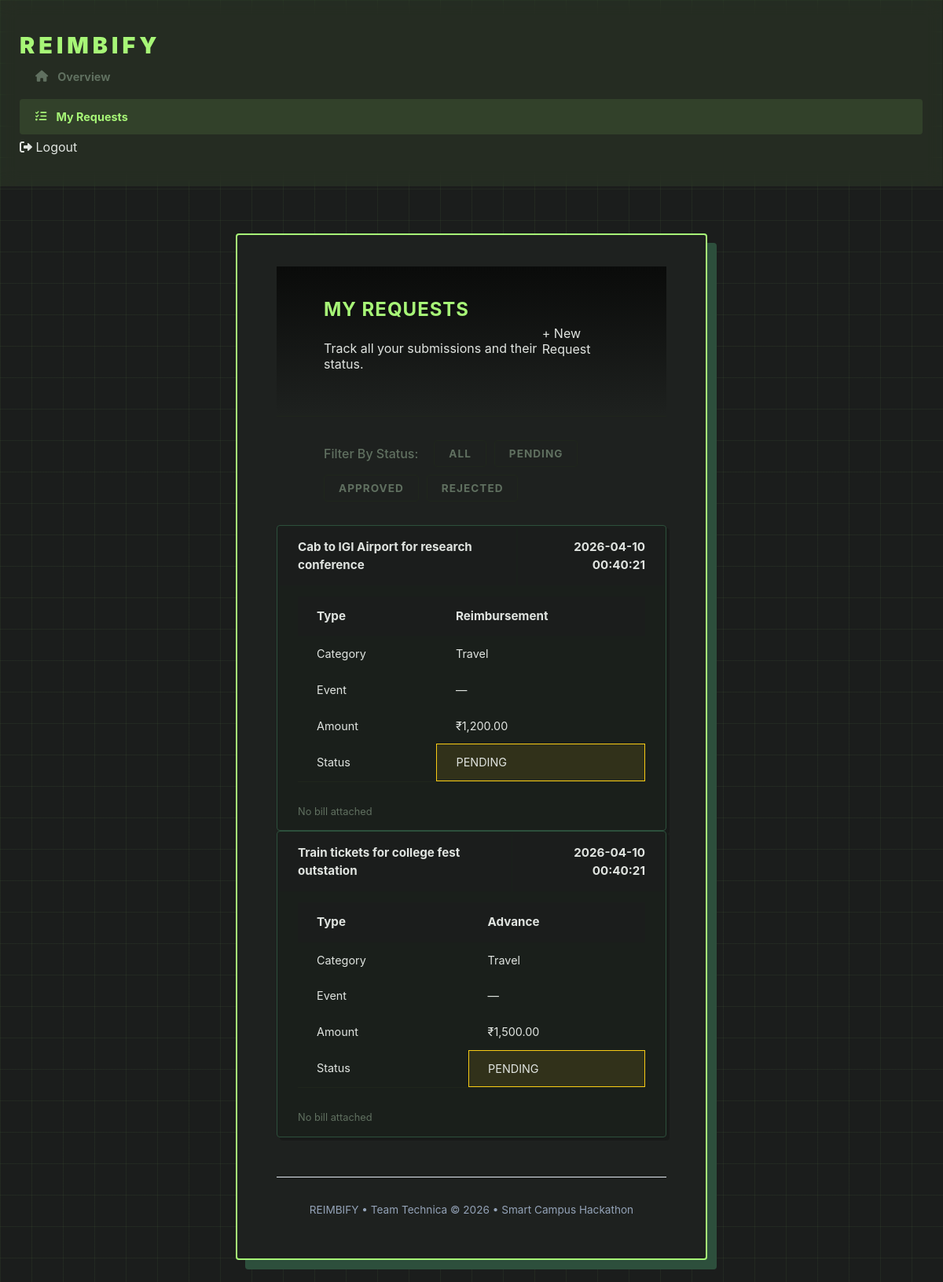
The page /student/my-requests?status=pending (signed in) on the database its author committed.
### tables this page shows
CREATE TABLE requests (
    id            INTEGER PRIMARY KEY AUTOINCREMENT,
    user_id       INTEGER NOT NULL,                   -- which student made this request
    type          TEXT    NOT NULL
                  CHECK(type IN ('reimbursement','advance')),
    amount        REAL    NOT NULL,                   -- amount in rupees
    category      TEXT    NOT NULL,                   -- must match a budget category
    event         TEXT    DEFAULT'N/A',
    description   TEXT,                              -- what was the expense for
    status        TEXT    NOT NULL DEFAULT 'pending'
                  CHECK(status IN ('pending','approved','rejected','modification_requested')),
    admin_comment TEXT,                              -- admin's note when reviewing
    created_at    DATETIME DEFAULT CURRENT_TIMESTAMP,
    updated_at    DATETIME DEFAULT CURRENT_TIMESTAMP,
    FOREIGN KEY (user_id) REFERENCES users(id) ON DELETE CASCADE
);

### app.py (the view)
@app.route('/student/my-requests')
def student_my_requests():
    if not login_required('student'):
        return redirect(url_for('login'))
    user_id       = session['user_id']
    all_requests  = get_student_requests(user_id)  # fetch everything first
    pending_count = get_pending_requests_count(user_id)
    stats         = get_request_stats(user_id)
    status_filter = request.args.get('status', 'all')
    if status_filter and status_filter != 'all':
        requests = [r for r in all_requests if r['status'] == status_filter]
    else:
        requests = all_requests  # no filter — show everything
    return render_template(
        'student/my_requests.html',
        user_name     = session['user_name'],
        requests      = requests,
        pending_count = pending_count,
        stats         = stats
    )

### app.py (called while the page is built)
def login_required(role):
    if not session.get('logged_in'):
        return False
    if isinstance(role, list):
        return session.get('role') in role
    return session.get('role') == role

### database.py (called while the page is built)
def get_db():
    conn = sqlite3.connect(DB_PATH)
    conn.row_factory = sqlite3.Row  # makes rows behave like dictionaries
    conn.execute("PRAGMA foreign_keys = ON")  # enforce foreign keys
    return conn

def get_student_requests(user_id):
    conn = get_db()
    requests = conn.execute(
        """
        SELECT r.*, b.file_path AS bill_path
        FROM requests r
        LEFT JOIN bills b ON b.request_id = r.id
        WHERE r.user_id = ?
        GROUP BY r.id
        ORDER BY r.created_at DESC
        """,
        (user_id,)
    ).fetchall()
    conn.close()
    return [dict(r) for r in requests]

def get_pending_requests_count(user_id):
    conn = get_db()
    count = conn.execute(
        "SELECT COUNT(*) FROM requests WHERE user_id = ? AND status = 'pending'",
        (user_id,)
    ).fetchone()[0]
    conn.close()
    return count

def get_request_stats(user_id):
    conn = get_db()
    row = conn.execute(
        """
        SELECT
            SUM(CASE WHEN status = 'pending'  THEN 1 ELSE 0 END) AS pending,
            SUM(CASE WHEN status = 'approved' THEN 1 ELSE 0 END) AS approved,
            SUM(CASE WHEN status = 'rejected' THEN 1 ELSE 0 END) AS rejected
        FROM requests
        WHERE user_id = ?
        """,
        (user_id,)
    ).fetchone()
    conn.close()
    return {
        "pending":  row["pending"]  or 0,
        "approved": row["approved"] or 0,
        "rejected": row["rejected"] or 0
    }

### templates/student/my_requests.html (shortened to what this page needs)
<!DOCTYPE html>
<html lang="en">
<head>
    <link rel="stylesheet" href="{{ url_for('static', filename='style.css') }}">
    <link rel="stylesheet" href="https://cdnjs.cloudflare.com/ajax/libs/font-awesome/6.0.0/css/all.min.css">
</head>
<body class="requests-layout">
    <div class="sidebar">
        <div>
            <a href="/student/dashboard" class="logo">REIMBIFY</a>
            <a href="/student/dashboard" class="nav-link">
                <i class="fas fa-home"></i> Overview
            </a>
            <a href="/student/my-requests" class="nav-link active">
                <i class="fas fa-tasks"></i> My Requests
            </a>
        </div>
        <a href="/logout" class="logout-btn">
            <i class="fas fa-sign-out-alt"></i> Logout
        </a>
    </div>
    <div class="main-wrapper">
        <div class="container">
            <div class="header">
                <div>
                    <h2>My Requests</h2>
                    <p>Track all your submissions and their status.</p>
                </div>
                <a href="/student/new-request" class="btn-new">
                    + New Request
                </a>
            </div>
            <div class="filter-section">
                <span class="filter-label">Filter By Status:</span>
                <a href="{{ url_for('student_my_requests', status='all') }}">
                    <button class="filter-btn">All</button>
                </a>
                <a href="{{ url_for('student_my_requests', status='pending') }}">
                    <button class="filter-btn">Pending</button>
                </a>
                <a href="{{ url_for('student_my_requests', status='approved') }}">
                    <button class="filter-btn">Approved</button>
                </a>
                <a href="{{ url_for('student_my_requests', status='rejected') }}">
                    <button class="filter-btn">Rejected</button>
                </a>
            </div>
            {% if requests %}
                {% for r in requests %}
                <table class="request-card">
                    <tr class="card-header-row">
                        <td>
                            <span class="request-card-title">
                                {{ r.description or "No description provided" }}
                            </span>
                        </td>
                        <td align="right">
                            <span class="request-card-date">
                                {{ r.created_at }}
                            </span>
                        </td>
                    </tr>
                    <tr class="card-body-wrap">
                        <td colspan="2">
                            <table class="card-fields">
                                <tr>
                                    <td class="field-label">Type</td>
                                    <td class="field-value">{{ r.type | capitalize }}</td>
                                </tr>
                                <tr>
                                    <td class="field-label">Category</td>
                                    <td class="field-value">{{ r.category }}</td>
                                </tr>
                                <tr>
                                    <td class="field-label">Event</td>
                                    <td class="field-value">
                                        {{ r.event if r.event and r.event != 'N/A' else '—' }}
                                    </td>
                                </tr>
                                <tr>
                                    <td class="field-label">Amount</td>
                                    <td class="field-amount">
                                        ₹{{ "{:,.2f}".format(r.amount) }}
                                    </td>
                                </tr>
                                <tr>
                                    <td class="field-label">Status</td>
                                    <td class="
                                        {% if r.status == 'approved' %}
                                            status-approved
                                        {% elif r.status == 'rejected' %}
                                            status-rejected
                                        {% else %}
                                            status-pending
                                        {% endif %}
                                    ">
                                        {{ r.status | replace('_', ' ') | upper }}
                                    </td>
                                </tr>
                            </table>
                            <hr class="card-divider">
                        </td>
                    </tr>
                    <tr class="bill-row">
                        <td colspan="2">
                            {% if r.bill_path %}
                                <a href="{{ url_for('static', filename=r.bill_path.replace('static/', '')) }}" target="_blank">
                                    <button class="bill-btn">
                                        <i class="fas fa-file-invoice"></i> View Uploaded Bill
                                    </button>
                                </a>
                            {% else %}
                                <span class="no-bill">No bill attached</span>
                            {% endif %}
                        </td>
                    </tr>
                </table>
                {% endfor %}
            {% else %}
                <div class="empty-state">
                    <i class="fas fa-folder-open"></i>
                    <p>No requests found in this category.</p>
                </div>
            {% endif %}
            <footer style="margin-top: 50px; text-align: center; border-top: 1px solid #e2e8f0; padding-top: 20px;">
                <p style="font-size: 0.85rem; color: #94a3b8;">
                    REIMBIFY &bull; Team Technica &copy; 2026 &bull; Smart Campus Hackathon
                </p>
            </footer>
        </div>
    </div>
</body>
</html>

### static/style.css (style rules this page uses)
:root { --bg-black: #0a0b0a; --bg-dark: #1b1d1c; --sidebar-bg: rgba(167, 246, 119, 0.07); --card-bg: #141614; --card-bg-alt: #1e211f; --card-bg-request: #1a1f1b; --neon: #a7f677; --neon-dim: rgba(167, 246, 119, 0.08); --border-green: #2d4f3c; --border-dim: #1f261c; --red: #ff4d4d; --yellow: #facc15; --accent-blue: #2596be; --text-white: #ffffff; --text-light: #e0e4e0; --text-dim: #607060; --text-muted: #8bab8d; --text-muted-light: #5a625a; --grid-line: rgba(167, 246, 119, 0.05); --grid-line-subtle: rgba(167, 246, 119, 0.03); --shadow-offset: #2d4f3c; --radius: 4px; --font-primary: 'Inter', -apple-system, sans-serif; --font-mono: 'JetBrains Mono', monospace; --sidebar-width: 280px; }
*, *::before, *::after { box-sizing: border-box; }
body { margin: 0; padding: 0; background-color: var(--bg-dark); background-image: linear-gradient(var(--grid-line) 1px, transparent 1px), linear-gradient(90deg, var(--grid-line) 1px, transparent 1px); background-size: 40px 40px; color: var(--text-light); font-family: var(--font-primary); -webkit-font-smoothing: antialiased; }
a { color: inherit; text-decoration: none; }
h1, h2, h3, h4 { text-transform: uppercase; letter-spacing: 1px; margin: 0; }
.sidebar { background: var(--sidebar-bg); border-right: 1px solid var(--border-dim); display: flex; flex-direction: column; justify-content: space-between; padding: 40px 25px; backdrop-filter: blur(10px); z-index: 10; overflow-y: auto; }
.logo { color: var(--neon); font-size: 1.8rem; font-weight: 900; letter-spacing: 5px; text-align: center; margin-bottom: 50px; transition: 0.3s ease; }
.nav-link { text-decoration: none; color: var(--text-dim); padding: 14px 20px; display: flex; align-items: center; gap: 12px; font-weight: 700; font-size: 0.9rem; transition: 0.3s; margin-bottom: 6px; border-radius: var(--radius); }
.nav-link:hover, .nav-link.active { color: var(--neon); background: rgba(167, 246, 119, 0.1); }
.top-bar, .header { display: flex; justify-content: space-between; align-items: center; padding: 40px 60px; background: linear-gradient(to bottom, var(--bg-black), transparent); }
.header { border-bottom: 1px solid var(--border-dim); margin-bottom: 30px; }
.status-pill.pending, .badge-status.pending, .status-pending { background: rgba(250, 204, 21, 0.1); color: var(--yellow); border: 1px solid var(--yellow); }
.main-wrapper { display: flex; justify-content: center; align-items: flex-start; min-height: 100vh; padding: 60px 20px; }
.main-wrapper .container { background: var(--card-bg-alt); border: 2px solid var(--neon); border-radius: var(--radius); padding: 40px 50px; width: 100%; max-width: 600px; box-shadow: 12px 12px 0px var(--shadow-offset); }
.main-wrapper .container h2, .main-wrapper .container h3 { color: var(--neon); margin-bottom: 25px; }
.filter-section, .filter-bar { display: flex; align-items: center; gap: 10px; margin-bottom: 30px; flex-wrap: wrap; padding: 0 60px; }
.filter-section span { color: var(--text-dim); font-weight: 500; margin-right: 10px; }
.filter-btn { background: transparent; border: 1px solid var(--border-dim); color: var(--text-dim); padding: 8px 18px; border-radius: var(--radius); font-weight: 700; cursor: pointer; transition: all 0.3s ease; font-family: inherit; font-size: 0.85rem; text-transform: uppercase; letter-spacing: 1px; }
.request-card { background: var(--card-bg-request); border: 1px solid var(--border-green); border-radius: var(--radius); box-shadow: 4px 4px 0px rgba(0, 0, 0, 0.2); overflow: hidden; width: 100%; }
.request-card table { width: 100%; border-collapse: collapse; }
.request-card tr:first-child { background-color: var(--bg-dark); }
.request-card tr:first-child td { color: var(--text-light); font-weight: 700; padding: 14px 24px; font-size: 0.95rem; font-family: var(--font-primary); }
.request-card td { color: var(--text-light); padding: 12px 24px; font-size: 0.9rem; font-family: var(--font-primary); line-height: 1.5; vertical-align: top; }
.request-card hr { border: 0; border-top: 1px solid var(--border-dim); margin: 0; }
.request-card .no-bill { font-size: 0.8rem; color: var(--text-dim); }

### rows shown on the page
requests: description "Cab to IGI Airport for research conference", created_at "2026-04-10 00:40:21", type "Reimbursement", category "Travel", event "—", amount "1,200.00", status "PENDING"
requests: description "Train tickets for college fest outstation", created_at "2026-04-10 00:40:21", type "Advance", category "Travel", event "—", amount "1,500.00", status "PENDING"
